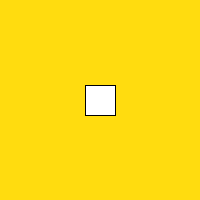
Frame 1 (no input)
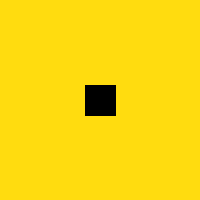
Frame 60 (the mouse pressed at the canvas centre just before this capture)
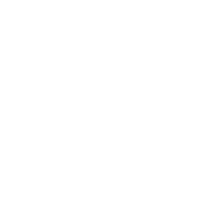
Frame 120 (the mouse held since frame 60 and released just before this capture)

The Processing sketch that drew these frames (run headless with seeded random() and noise(); from frame 60 on, the mouse is pressed at the canvas centre):

// Processing sketch: processing_96825
// ── processing_96825.pde

// Emanuele Reis - Exercício Reforço 3
void setup() {
  size (200, 200);
  background (#FFDC0F);
}

void draw(){
int x= mouseX;
int y= mouseY;
background (#FFDC0F);
 rect(85,85,30,30);
     fill (0);
{
 if (x>=85 && x<=115 && y>=85 && y<=115)
  background(255);}
}
